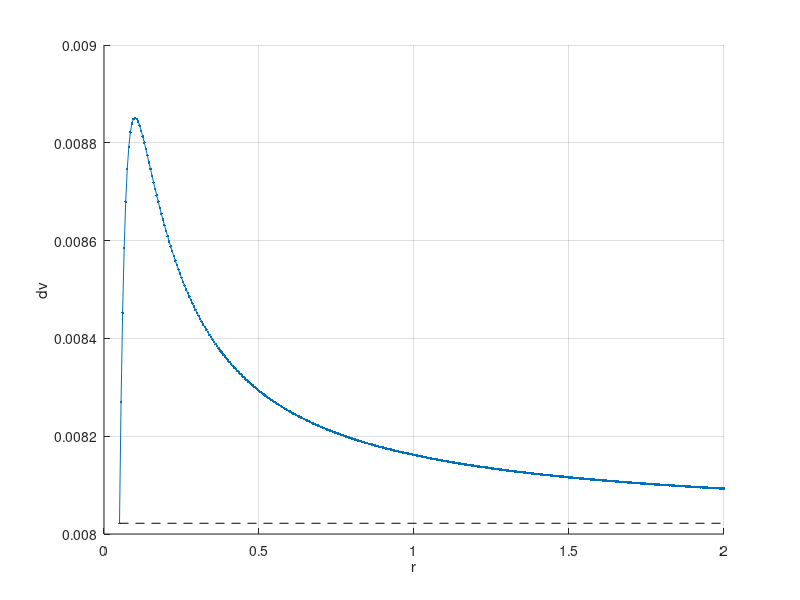

Write MATLAB code to recreate this figure.
% looking at the effect of the center of rotation of the ROV differing from
% the radial center of the ADCP beams on observed along-beam velocities

clear;

% rotation rate
f = 12; % deg/s
w = 2*pi*f/360; % rad/s

% distance between beam-center and center of rotation
d = 0.1;%.0375; % m

% distance from center of rotation
r = 0.05:.005:2; % m

% beam angle
theta = 25; % deg

% calculate (just a bunch of trig)
sindphi = d.*sind(theta)./sqrt(r.^2+(r-d).^2*tand(theta)^2);
dv = w*r.*sindphi;

fprintf('Rotation rate: %.2f deg/s\n',f);
fprintf('Largest velocity correction: %.4f m/s\n',max(dv));

% plot
figure(1); clf; hold on;
plot(r,dv,'.-');

plot(r([1 end]),r([1 end])*0+w*d*sind(theta)*cosd(theta),'k--');

xlabel('r');
ylabel('dv');
grid;


